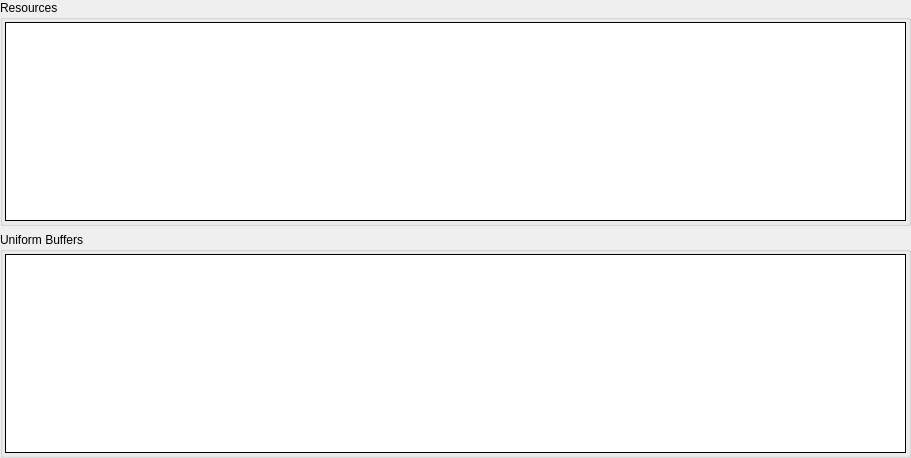
         <widget class="QWidget" name="tcsScrollContents">
          <property name="geometry">
           <rect>
            <x>0</x>
            <y>0</y>
            <width>911</width>
            <height>458</height>
           </rect>
          </property>
          <layout class="QVBoxLayout" name="verticalLayout_11">
           <property name="leftMargin">
            <number>0</number>
           </property>
           <property name="topMargin">
            <number>0</number>
           </property>
           <property name="rightMargin">
            <number>0</number>
           </property>
           <property name="bottomMargin">
            <number>0</number>
           </property>
           <item>
            <widget class="CollapseGroupBox" name="tcsResGroup">
             <property name="sizePolicy">
              <sizepolicy hsizetype="Preferred" vsizetype="Expanding">
               <horstretch>0</horstretch>
               <verstretch>1</verstretch>
              </sizepolicy>
             </property>
             <property name="title">
              <string>Resources</string>
             </property>
             <layout class="QHBoxLayout" name="horizontalLayout_6">
              <property name="leftMargin">
               <number>2</number>
              </property>
              <property name="topMargin">
               <number>2</number>
              </property>
              <property name="rightMargin">
               <number>2</number>
              </property>
              <property name="bottomMargin">
               <number>2</number>
              </property>
              <item>
               <widget class="RDTreeWidget" name="tcsResources">
                <property name="frameShape">
                 <enum>QFrame::Box</enum>
                </property>
                <property name="frameShadow">
                 <enum>QFrame::Plain</enum>
                </property>
                <property name="editTriggers">
                 <set>QAbstractItemView::NoEditTriggers</set>
                </property>
                <property name="showDropIndicator" stdset="0">
                 <bool>false</bool>
                </property>
                <property name="rootIsDecorated">
                 <bool>true</bool>
                </property>
                <property name="allColumnsShowFocus">
                 <bool>true</bool>
                </property>
                <attribute name="headerStretchLastSection">
                 <bool>false</bool>
                </attribute>
               </widget>
              </item>
             </layout>
            </widget>
           </item>
           <item>
            <widget class="CollapseGroupBox" name="tcsUBOGroup">
             <property name="sizePolicy">
              <sizepolicy hsizetype="Preferred" vsizetype="Expanding">
               <horstretch>0</horstretch>
               <verstretch>1</verstretch>
              </sizepolicy>
             </property>
             <property name="title">
              <string>Uniform Buffers</string>
             </property>
             <layout class="QHBoxLayout" name="horizontalLayout_8">
              <property name="leftMargin">
               <number>2</number>
              </property>
              <property name="topMargin">
               <number>2</number>
              </property>
              <property name="rightMargin">
               <number>2</number>
              </property>
              <property name="bottomMargin">
               <number>2</number>
              </property>
              <item>
               <widget class="RDTreeWidget" name="tcsUBOs">
                <property name="frameShape">
                 <enum>QFrame::Box</enum>
                </property>
                <property name="frameShadow">
                 <enum>QFrame::Plain</enum>
                </property>
                <property name="editTriggers">
                 <set>QAbstractItemView::NoEditTriggers</set>
                </property>
                <property name="showDropIndicator" stdset="0">
                 <bool>false</bool>
                </property>
                <property name="rootIsDecorated">
                 <bool>true</bool>
                </property>
                <property name="allColumnsShowFocus">
                 <bool>true</bool>
                </property>
                <attribute name="headerStretchLastSection">
                 <bool>false</bool>
                </attribute>
               </widget>
              </item>
             </layout>
            </widget>
           </item>
           <item>
            <spacer name="verticalSpacer_2">
             <property name="orientation">
              <enum>Qt::Vertical</enum>
             </property>
             <property name="sizeType">
              <enum>QSizePolicy::MinimumExpanding</enum>
             </property>
             <property name="sizeHint" stdset="0">
              <size>
               <width>0</width>
               <height>0</height>
              </size>
             </property>
            </spacer>
           </item>
          </layout>
         </widget>
